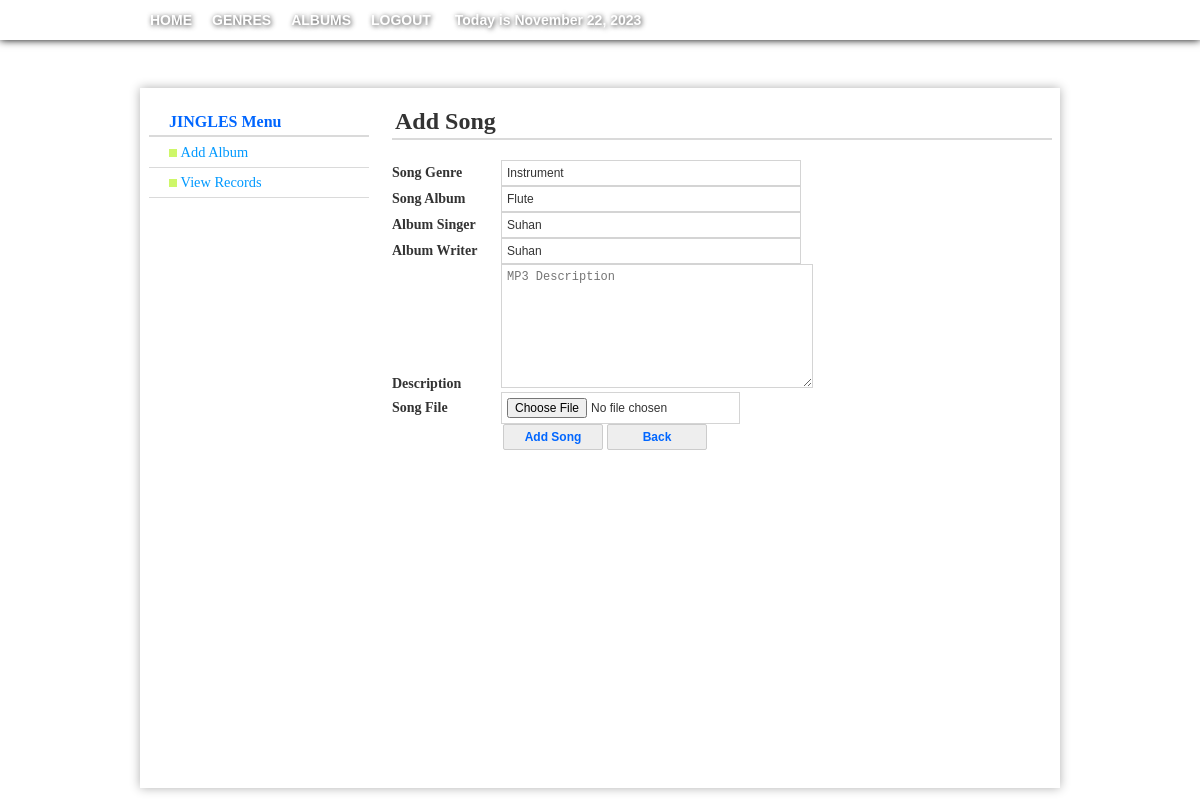
Page /Administrator/PHP/AdminSong.php?id=117 (signed in) on the committed database.
### tables this page shows
CREATE TABLE `tblalbum` (
  `id` int(100) NOT NULL,
  `albumgen` int(100) DEFAULT NULL,
  `albumname` varchar(60) DEFAULT NULL,
  `albumsinger` varchar(100) DEFAULT NULL,
  `albumwriter` varchar(100) DEFAULT NULL,
  `albumdesc` varchar(250) DEFAULT NULL,
  `albumimage` varchar(30) DEFAULT NULL
);

CREATE TABLE `tblgenre` (
  `id` int(10) NOT NULL,
  `genname` varchar(50) DEFAULT NULL,
  `gendesc` varchar(250) DEFAULT NULL,
  `genimage` varchar(30) DEFAULT NULL
);

### Administrator/PHP/AdminSong.php (the view, shortened to what this page needs)
<?php
if(isset($_SESSION['user_id'])==0){
header("location:../../loginpage.php");
}else{
?>
<!DOCTYPE html PUBLIC "-//W3C//DTD XHTML 1.0 Transitional//EN" "http://www.w3.org/TR/xhtml1/DTD/xhtml1-transitional.dtd">
<html xmlns="http://www.w3.org/1999/xhtml">
<head>
<link rel="stylesheet" type="text/css" href="../css/AdminStyle.css" />
</head>
<body>
<div class="header_menu">
	<div class="menu">
    	<ul>
        	<li><a href="AdminHome.php">HOME</a></li>
            <li><a href="AdminGenre.php">GENRES</a></li>
            <li><a href="AdminAlbum.php">ALBUMS</a></li>
            <li><a href="logout.php">LOGOUT</a></li>
            <li><a><?php
				$today = date("F j, Y");
				echo '&nbsp;Today is '.$today;
				?></a></li>
    	</ul>
    </div>
</div>
<div class="header_under"></div>
<div class="container_wrapper">
    <div class="sidebar_menu">
    	<div>
    		<h4 class="header">JINGLES Menu</h4>
        </div>
    	<ul>
        	<li><a href="AdminAlbum.php"><img src="../Templates/list-style.png" height="8"  width="8"/>&nbsp;Add Album</a></li>
            <li><a href="AdminViewAlbums.php"><img src="../Templates/list-style.png" height="8"  width="8"/>&nbsp;View Records</a></li>
        </ul>
    </div>
    <div class="home_content">
    	<h2 class="header">Add Song</h2>
			<form id="form" method="post" name="form" enctype="multipart/form-data" action="AdminAddSong.php" target="uploadframe">
            	<div>
                	<label for="Genre">Song Genre</label>
                    <?php
					require_once('connect.php');
					$id = $_REQUEST['id'];
					$get = mysqli_query($connect,"SELECT tblalbum.id,tblalbum.albumname,tblalbum.albumsinger,tblalbum.albumwriter,tblgenre.genname,tblgenre.id FROM tblalbum,tblgenre WHERE tblalbum.albumgen = tblgenre.id AND tblalbum.id ='".$id."'");
					while($row = mysqli_fetch_array($get)){
					?>
               		<input type="text" value="<?php echo $row['genname']?>" name="txtgen" id="txtgen" size="39" readonly="readonly"/>
                </div>
                <div>
                	<label for="Genre">Song Album</label>
               		<input type="text" size="39" value="<?php echo $row['albumname']?>" readonly="readonly" />
                </div>
                <div>
                	<label for="Singer">Album Singer</label>
                	<input type="text" name="txtsinger" id="txtsinger" value="<?php echo $row['albumsinger']?>"  readonly="readonly" size="39"/>
                </div>
                <div>
                	<label for="Singer">Album Writer</label>
                	<input type="text" name="txtwriter" id="txtwriter" value="<?php echo $row['albumwriter']?>"  readonly="readonly" size="39"/>
                </div>
                <div>
                	<label for="Description">Description</label>
                    <textarea rows="8" cols="50" placeholder="MP3 Description" name="txtdesc" id="txtdesc"></textarea>
                </div>
                <div>
                	<label for="Genre">Song File</label>
               		<input type="file" name="txtsong" id="txtsong"/>
                </div>
                <?php
					}
				?>
                <div>
                	<input type="submit" value="Add Song" id="button1"/>
                    <input type="button" value="Back" id="button2" onClick="window.location.href='AdminViewAlbums.php'"/>
                </div>
            </form>
    </div>
</div>
</body>
</html><?php } ?>

### Administrator/css/AdminStyle.css (style rules this page uses)
html,body { padding:0px; margin:0px; background:url(https://img.freepik.com/free-vector/glowing-shiny-musical-notes-background-design_1017-32856.jpg) #fff top repeat-x; }
.header_menu { height:40px; width:100%; background:url(https://img.freepik.com/free-vector/glowing-shiny-musical-notes-background-design_1017-32856.jpg) ; -moz-box-shadow:0px 0px 8px #000; -webkit-box-shadow:0px 0px 8px #000; -box-shadow:0px 0px 8px #000; border:1px medium #000; }
.menu { background:url(https://img.freepik.com/free-vector/glowing-shiny-musical-notes-background-design_1017-32856.jpg) ; width:920px; margin-left:auto; margin-right:auto; }
.menu ul { padding:0px; margin:0px; }
.menu ul li { position:relative; float:left; list-style:none; line-height:40px; }
.menu ul li a { text-decoration:none; display:block; padding:10px; line-height:20px; font-family:Arial, Helvetica, sans-serif; font-size:14px; font-weight:900; text-shadow:1px 1px 5px #333; color:#FFF; }
.header_under { background:url(https://img.freepik.com/free-vector/glowing-shiny-musical-notes-background-design_1017-32856.jpg) repeat-x; width:100%; height:32px; }
.container_wrapper { width:920px; height:700px; padding:0px; margin-top:16px; margin-left:auto; margin-right:auto; -moz-box-shadow:0px 0px 10px #B0B0B0; -webkit-box-shadow:0px 0px 10px #B0B0B0; border:1px medium #B0B0B0; background:#FFF; }
.home_content { width:660px; height:500px; float:right; margin-right:8px; padding:0px; }
.home_content .header { font-weight:bold; color:#333; border-bottom:2px solid #dadada; padding-bottom:3px; padding-left:3px; }
.sidebar_menu { width:220px; height:500px; margin-left:9px; float:left; }
.sidebar_menu .header { font-weight:bold; color:#06F; margin-bottom:1px; border-bottom:2px solid #dadada; padding:4px 0px 4px 20px; }
.sidebar_menu ul { padding:0px; margin:0px; list-style-type:none; margin-bottom:10px; }
.sidebar_menu ul li { padding-bottom:0px; }
.sidebar_menu ul li a { font:"Trebuchet MS", Arial, Helvetica, sans-serif; font-size:90%; color:#09F; display:block; border-bottom:1px solid #dadada; padding-left:20px; text-decoration:none; padding-top:6px; padding-bottom:6px; }
label { width:105px; font:"Times New Roman", Times, serif; font-size:14px; font-weight:bold; color:#333; margin-top:5px; display:inline-block; }
#button1 { width:100px; font-weight:bold; border:1px solid #CCC; background:#EEE; margin-left:111px; color:#06F; -moz-border-radius:2px; -webkit-border-radius:2px; border-radius:2px; cursor:pointer; }
#button2 { width:100px; font-weight:bold; border:1px solid #CCC; background:#EEE; color:#06F; -moz-border-radius:2px; -webkit-border-radius:2px; border-radius:2px; cursor:pointer; }
textarea { display:inline-block; border:1px solid #D4D4D4; font:"MS Serif", "New York", serif; padding:5px 5px; font-size:12px; color:#333; max-width:300px; max-height:300px; }
input,select { padding:5px 5px; border:1px solid #D4D4D4; font-family:"Trebuchet MS", Arial, Helvetica, sans-serif; font-size:12px; color:#333; display:inline-block; }

### rows in the picture
tblalbum: txtgen "Instrument", albumname "Flute", txtsinger "Suhan", txtwriter "Suhan"
